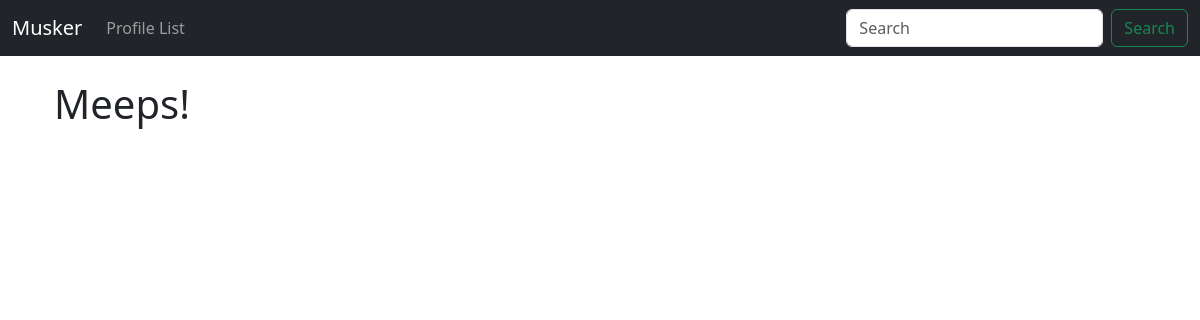
/, run on an earlier commit of the app's database.
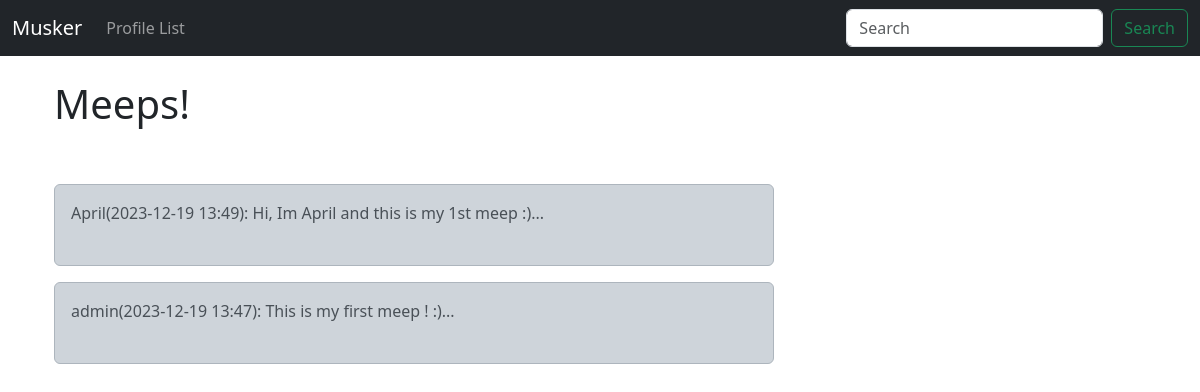
And on a later commit of the database.
### musker/models.py (models this page shows)
class Meep(models.Model):
    user = models.ForeignKey(User, related_name="meeps", on_delete=models.DO_NOTHING)
    body = models.CharField(max_length=500)
    created_at = models.DateTimeField(auto_now_add=True)
    def __str__(self):
        return(
            f"{self.user}"
            f"({self.created_at:%Y-%m-%d %H:%M}): "
            f"{self.body}..."
        )

### musker/views.py (the view)
# urls.py: path('', views.home, name="home"),
def home(request):
    if request.user.is_authenticated:
        form = MeepForm(request.POST or None)
        if request.method == "POST":
            if form.is_valid():
                meep = form.save(commit=False)
                meep.user = request.user
                meep.save()
                messages.success(request, 'Meep posted!')
                return redirect('home')
        meeps = Meep.objects.all().order_by("-created_at")
        return render(request, 'home.html', {'meeps': meeps, "form":form})
    else:
        meeps = Meep.objects.all().order_by("-created_at")
        return render(request, 'home.html', {'meeps': meeps})

### musker/templates/home.html (shortened to what this page needs)
{% extends 'base.html' %}
{% block content %}
    <div class="container">
        <div class="row">
            <div class="col-8">
    <h1>Meeps!</h1>
    <br/><br/>
    {% for meep in meeps %}
        <div class="alert alert-dark" role="alert">
            {{ meep }}
        <br/><br/>
        </div>
    {% endfor %}
</div>
<div class="col-4">
        <br/><br/><br/><br/>
</div>
{% endblock %}

What changed in the data, as far as the page shows it:
added Meep: user+created_at+body "April(2023-12-19 13:49): Hi, Im April and this is my 1st meep :)..."
added Meep: user+created_at+body "admin(2023-12-19 13:47): This is my first meep ! :)..."
